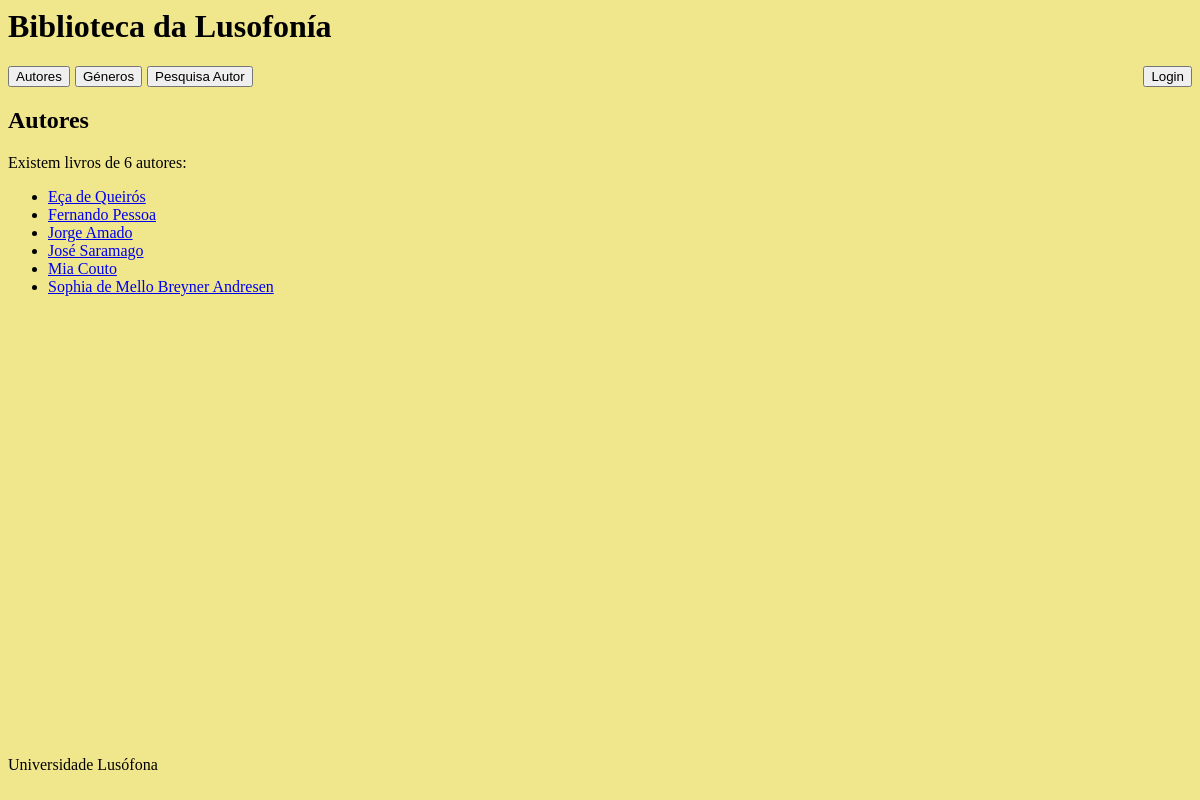
The page / on the database its author committed.
### biblioteca/models.py (models this page shows)
class Autor(models.Model):
    nome = models.CharField(max_length=50)
    ano_nascimento = models.IntegerField()
    nacionalidade = models.CharField(max_length=50)
    retrato = models.ImageField(upload_to="retratos", null=True, blank=True)
    def __str__(self):
        return self.nome

### biblioteca/views.py (the view)
# urls.py: path('', views.index_view, name="autores"),
def index_view(request):
    context = {
        'autores': Autor.objects.all().order_by('nome'),
    }
    return render(request, "biblioteca/index.html", context)

### biblioteca/templates/biblioteca/index.html (shortened to what this page needs)
{% extends 'biblioteca/layout.html' %}
{% block content %}
<h2>Autores</h2>
    <p>Existem livros de {{ autores|length }} autores:</p>
    <ul>
    {% for autor in autores %}
        <li>
            <a href="{% url 'autor' autor.id %}">{{ autor }}</a>
        </li>
    {% endfor %}
    </ul>
{% endblock %}

### biblioteca/templates/biblioteca/layout.html (style rules this page uses)
body { background: khaki; }

### rows shown on the page
Autor: nome "Eça de Queirós"
Autor: nome "Fernando Pessoa"
Autor: nome "Jorge Amado"
Autor: nome "José Saramago"
Autor: nome "Mia Couto"
Autor: nome "Sophia de Mello Breyner Andresen"

### other values the page prints
{{ autores|length }} "6"
